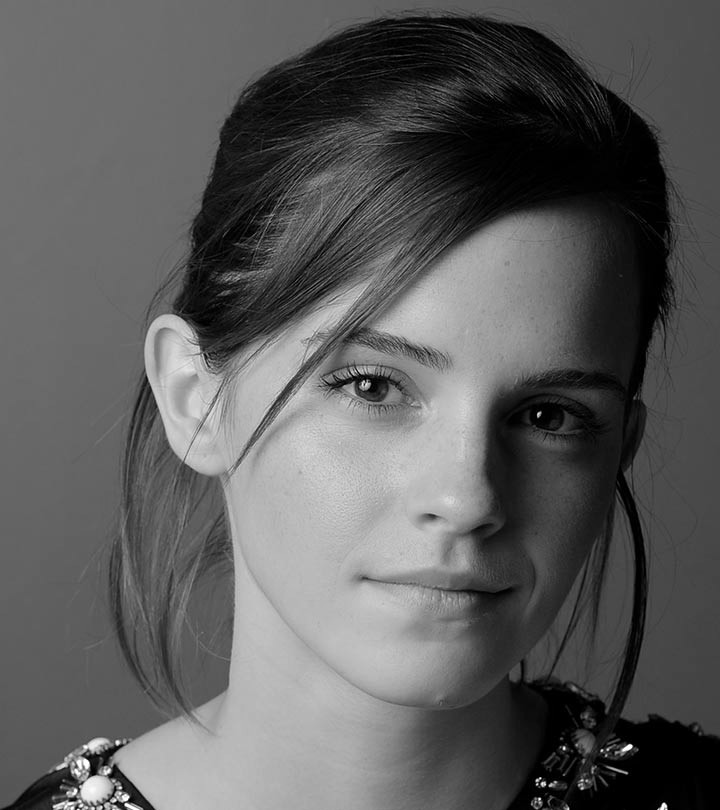
#> input picture Assignments/Assignment_1/emma_gray.jpg, 720 x 810 px, found by its file name
$ jupyter execute 190026T_a01.ipynb
#> lines starting #> are read from the running program, lines starting #| are printed output that depends on the picture; after the words box and inside, x2 and y2 are one past the last pixel; in counts of white or black regions, pixels touching at a corner belong together
Index number : 190026T

Name         : AHAMED M.I.I

[cell 1]
#1)
import cv2 as cv
import numpy as np
import matplotlib.pyplot as plt

emma = cv.imread(r'E:\Aca\aca sem 4\Image Processing & Machine vision\Assignments\Assignment_1\emma_gray.jpg', cv.IMREAD_GRAYSCALE)
#> emma is the input picture: shape (810, 720); min 0, max 255, mean 92.2
assert emma is not None

fig1, (ax1, ax2) = plt.subplots(1, 2, figsize=(10,6))
ax1.imshow(emma, cmap = 'gray', vmin =0, vmax=255)
ax1.axis('off')
ax1.title.set_text('original image')
ax1.xaxis.tick_top()

transformation_1 = np.linspace(0,50,50)
transformation_2 = np.linspace(100,255,100)
transformation_3 = np.linspace(150,255,106)
transformation = np.concatenate([transformation_1, transformation_2, transformation_3], axis=0).astype(np.uint8)
assert len(transformation) == 256

transformed = cv.LUT(emma, transformation)
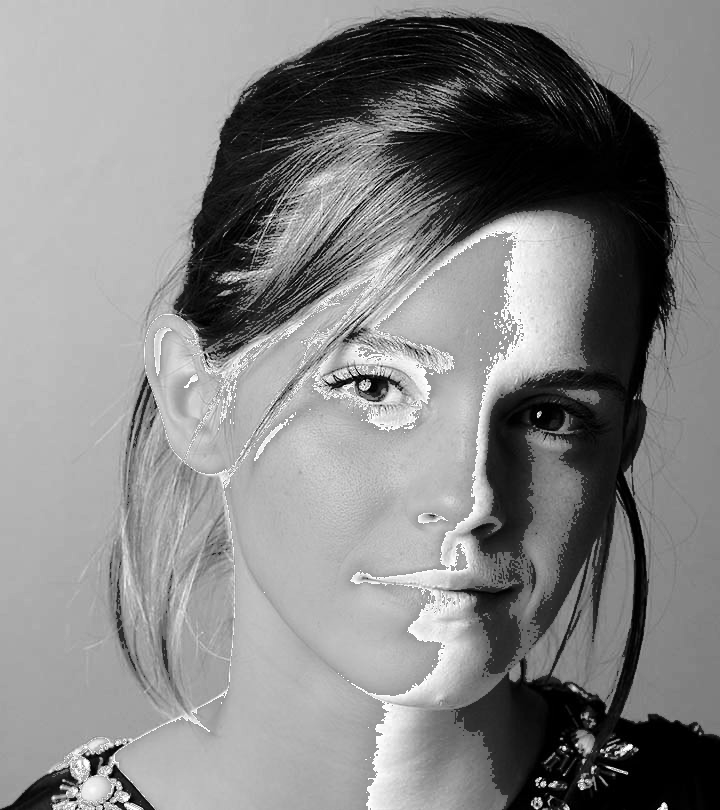
#> transformed: shape (810, 720); min 0, max 255, mean 133.4

ax2.imshow(transformed, cmap = 'gray', vmin =0, vmax=255)
ax2.axis('off')
ax2.title.set_text('transformed')
ax2.xaxis.tick_top()

fig2, ax = plt.subplots()
ax.plot(transformation)
ax.grid()
ax.title.set_text('transformation')
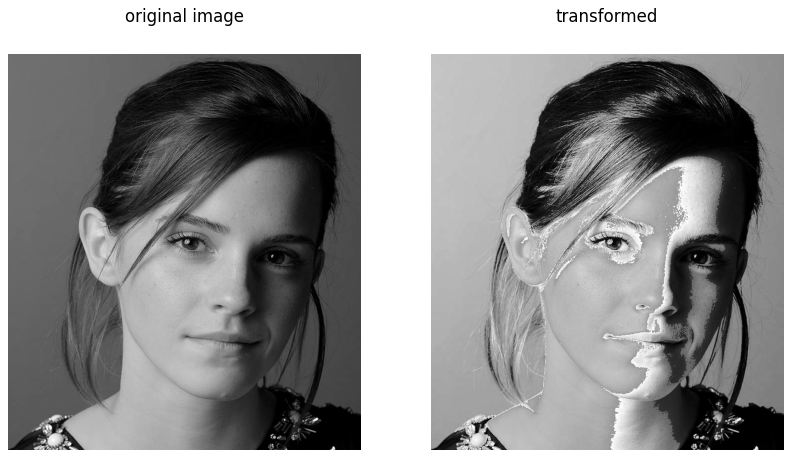
#> figure drawn by matplotlib, 2 panels
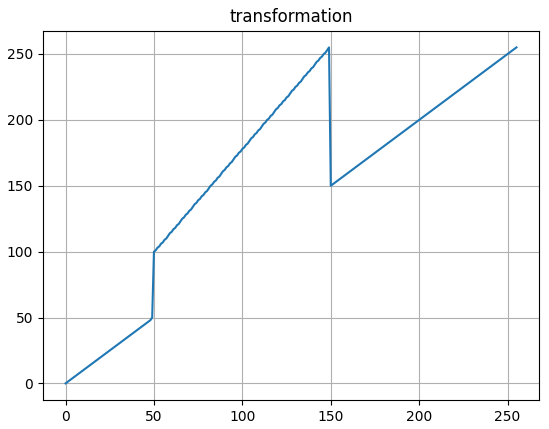
#> figure drawn by matplotlib, 1 panel; curve peaks at x = 149, y = 255

[cell 2]
#2)
brain = cv.imread(r'E:\Aca\aca sem 4\Image Processing & Machine vision\Assignments\Assignment_1\brain_proton_density_slice.png', cv.IMREAD_GRAYSCALE)
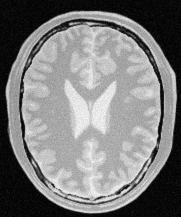
#> input picture Assignments/Assignment_1/brain_proton_density_slice.png, 181 x 217 px, found by its file name
#> brain is the input picture: shape (217, 181); min 0, max 251, mean 123.7
assert brain is not None

fig1, ax = plt.subplots(figsize=(10,6))
ax.imshow(brain, cmap = 'gray', vmin =0, vmax=255)
ax.axis('off')
ax.title.set_text('original image')
ax.xaxis.tick_top()

#a) accentuate white matter
transformation_1 = np.zeros(192)
transformation_2 = np.ones(64)*255
transformation = np.concatenate([transformation_1, transformation_2], axis=0).astype(np.uint8)
assert len(transformation) == 256

transformed = cv.LUT(brain, transformation)
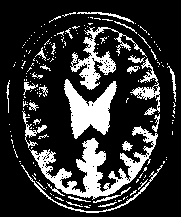
#> transformed: shape (217, 181); 20.6% white; 192 white regions (162 under 20 px), largest, box (x1, y1, x2, y2) and area: (29, 126, 158, 200) 2687, (64, 79, 117, 139) 1598, (70, 27, 147, 90) 1185

fig2, (ax1, ax2) = plt.subplots(1, 2, figsize=(20,6))

ax1.imshow(transformed, cmap = 'gray', vmin =0, vmax=255)
ax1.axis('off')
ax1.title.set_text('white matter accentuated')
ax1.xaxis.tick_top()

ax2.plot(transformation)
ax2.grid()
ax2.title.set_text('transformation')

#b) accentuate grey matter
transformation_1 = np.zeros(64)
transformation_2 = np.ones(128)*128
transformation_3 = np.zeros(64)
transformation = np.concatenate([transformation_1, transformation_2, transformation_3], axis=0).astype(np.uint8)
assert len(transformation) == 256

transformed = cv.LUT(brain, transformation)
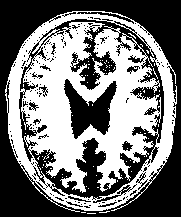
#> transformed: shape (217, 181); values 0 (black) and 128 (white), 46.8% white; 79 white regions (78 under 20 px), largest, box (x1, y1, x2, y2) and area: (5, 11, 177, 212) 18194

fig3, (ax1, ax2) = plt.subplots(1, 2, figsize=(20,6))

ax1.imshow(transformed, cmap = 'gray', vmin =0, vmax=255)
ax1.axis('off')
ax1.title.set_text('grey matter accentuated')
ax1.xaxis.tick_top()

ax2.plot(transformation)
ax2.grid()
ax2.title.set_text('transformation')
ax2.set_ylim([0,255])
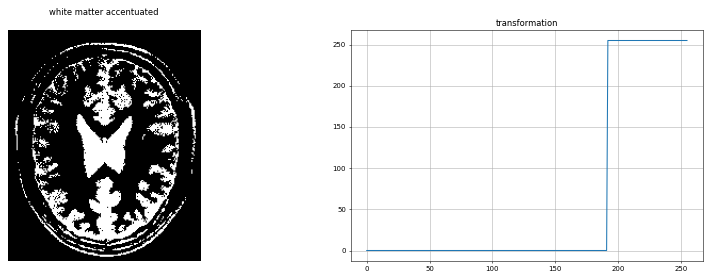
#> figure drawn by matplotlib, 2 panels; panel 2: curve peaks at x = 192, y = 255
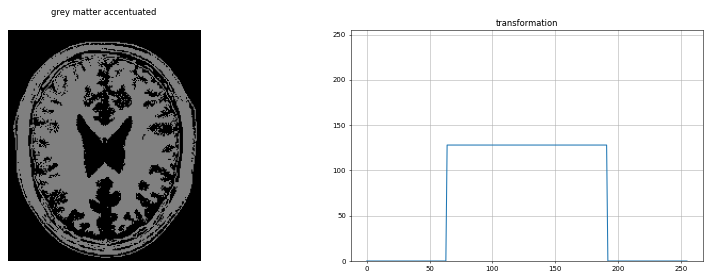
#> figure drawn by matplotlib, 2 panels; panel 2: curve peaks at x = 64, y = 128
